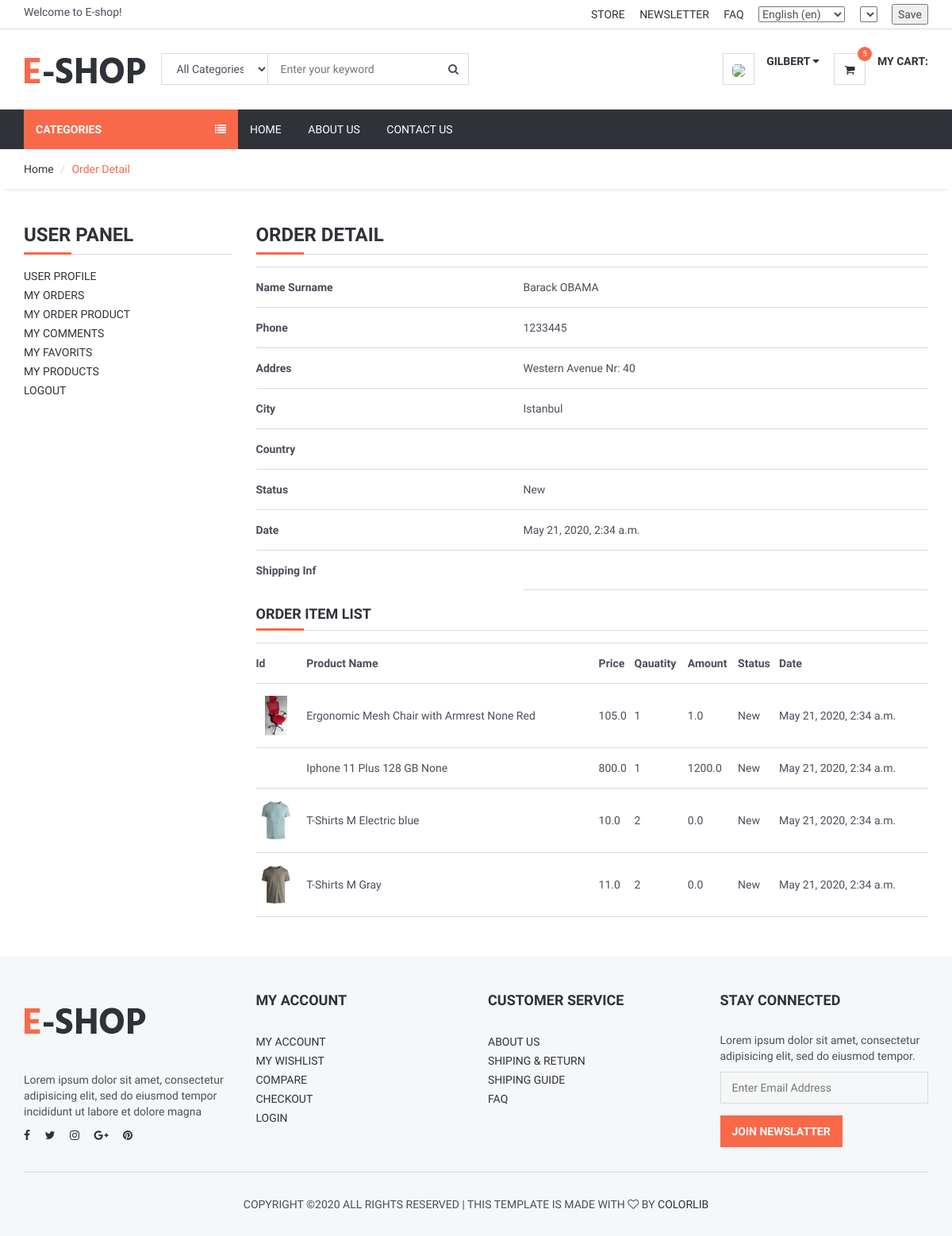
The page /user/orderdetail/7 (signed in) on the database its author committed.
### order/models.py (models this page shows, shortened)
class Order(models.Model):
    STATUS = (
        ('New', 'New'),
        ('Accepted', 'Accepted'),
        ('Preaparing', 'Preaparing'),
        ('OnShipping', 'OnShipping'),
        ('Completed', 'Completed'),
        ('Canceled', 'Canceled'),
    )
    user = models.ForeignKey(User, on_delete=models.SET_NULL, null=True)
    code = models.CharField(max_length=5, editable=False )
    first_name = models.CharField(max_length=10)
    last_name = models.CharField(max_length=10)
    phone = models.CharField(blank=True, max_length=20)
    address = models.CharField(blank=True, max_length=150)
    city = models.CharField(blank=True, max_length=20)
    country = models.CharField(blank=True, max_length=20)
    total = models.FloatField()
    status=models.CharField(max_length=10,choices=STATUS,default='New')
    ip = models.CharField(blank=True, max_length=20)
    adminnote = models.CharField(blank=True, max_length=100)
    create_at=models.DateTimeField(auto_now_add=True)
    update_at=models.DateTimeField(auto_now=True)

class OrderProduct(models.Model):
    STATUS = (
        ('New', 'New'),
        ('Accepted', 'Accepted'),
        ('Canceled', 'Canceled'),
    )
    order = models.ForeignKey(Order, on_delete=models.CASCADE)
    user = models.ForeignKey(User, on_delete=models.CASCADE)
    product = models.ForeignKey(Product, on_delete=models.CASCADE)
    variant = models.ForeignKey(Variants, on_delete=models.SET_NULL,blank=True, null=True) # relation with varinat
    quantity = models.IntegerField()
    price = models.FloatField()
    amount = models.FloatField()
    status = models.CharField(max_length=10, choices=STATUS, default='New')
    create_at = models.DateTimeField(auto_now_add=True)
    update_at = models.DateTimeField(auto_now=True)

### product/models.py (models this page shows, shortened)
class Variants(models.Model):
    title = models.CharField(max_length=100, blank=True,null=True)
    product = models.ForeignKey(Product, on_delete=models.CASCADE)
    color = models.ForeignKey(Color, on_delete=models.CASCADE,blank=True,null=True)
    size = models.ForeignKey(Size, on_delete=models.CASCADE,blank=True,null=True)
    image_id = models.IntegerField(blank=True,null=True,default=0)
    quantity = models.IntegerField(default=1)
    price = models.DecimalField(max_digits=12, decimal_places=2,default=0)
    def image(self):
        img = Images.objects.get(id=self.image_id)
        if img.id is not None:
             varimage=img.image.url
        else:
            varimage=""
        return varimage

class Images(models.Model):
    product=models.ForeignKey(Product,on_delete=models.CASCADE)
    title = models.CharField(max_length=50,blank=True)
    image = models.ImageField(blank=True, upload_to='images/')

class Product(models.Model):
    STATUS = (
        ('True', 'True'),
        ('False', 'False'),
    )
    VARIANTS = (
        ('None', 'None'),
        ('Size', 'Size'),
        ('Color', 'Color'),
        ('Size-Color', 'Size-Color'),
    )
    category = models.ForeignKey(Category, on_delete=models.CASCADE) #many to one relation with Category
    title = models.CharField(max_length=150)
    keywords = models.CharField(max_length=255)
    description = models.TextField(max_length=255)
    image=models.ImageField(upload_to='images/',null=False)
    price = models.DecimalField(max_digits=12, decimal_places=2,default=0)
    amount=models.IntegerField(default=0)
    minamount=models.IntegerField(default=3)
    variant=models.CharField(max_length=10,choices=VARIANTS, default='None')
    detail=RichTextUploadingField()
    slug = models.SlugField(null=False, unique=True)
    status=models.CharField(max_length=10,choices=STATUS)
    create_at=models.DateTimeField(auto_now_add=True)
    update_at=models.DateTimeField(auto_now=True)

class Color(models.Model):
    name = models.CharField(max_length=20)
    code = models.CharField(max_length=10, blank=True,null=True)
    def __str__(self):
        return self.name

class Size(models.Model):
    name = models.CharField(max_length=20)
    code = models.CharField(max_length=10, blank=True,null=True)
    def __str__(self):
        return self.name

### user/views.py (the view)
# urls.py: path('orderdetail/<int:id>', views.user_orderdetail, name='user_orderdetail'),
@login_required(login_url='/login') # Check login
def user_orderdetail(request,id):
    current_user = request.user
    order = Order.objects.get(user_id=current_user.id, id=id)
    orderitems = OrderProduct.objects.filter(order_id=id)
    context = {
        'order': order,
        'orderitems': orderitems,
    }
    return render(request, 'user_order_detail.html', context)

### user/templates/user_order_detail.html (shortened to what this page needs)
{% extends 'homebase.html' %}
{% block sidebar %} {% include 'sidebar.html' %} {% endblock %}
{% block body %}
    <div id="breadcrumb">
        <div class="container">
            <ul class="breadcrumb">
                <li><a href="/">Home</a></li>
                <li class="active">Order Detail</li>
            </ul>
        </div>
    </div>
    <div class="section">
        <div class="container">
            <div class="row">
                <div class="col-md-3">
                    {% include "user_panel.html" %}
                </div>
                <div class="col-md-9">
                    <div class="order-summary clearfix">
                        <div class="section-title">
                            <h3 class="title">Order Detail</h3>
                        </div>
                        <table class="shopping-cart-table table">
                            <tr>
                                <th class="text-left">Name Surname</th>
                                <td class="text-left">{{ order.first_name}} {{ order.last_name }} </td>
                            </tr>
                            <tr>
                                <th class="text-left">Phone</th>
                                <td class="text-left">{{ order.phone}}</td>
                            </tr>
                            <tr>
                                <th class="text-left">Addres</th>
                                <td class="text-left">{{ order.address}}</td>
                            </tr>
                            <tr>
                                <th class="text-left">City</th>
                                <td class="text-left">{{ order.city}}</td>
                            </tr>
                            <tr>
                                <th class="text-left">Country</th>
                                <td class="text-left">{{ order.country}}</td>
                            </tr>
                            <tr>
                                <th class="text-left">Status</th>
                                <td class="text-left">{{ order.status}}</td>
                            </tr>
                            <tr>
                                <th class="text-left">Date</th>
                                <td class="text-left">{{ order.create_at}}</td>
                            </tr>
                            <th class="text-left">Shipping Inf</th>
                            <td class="text-left">{{ order.adminnote}}</td>
                        </table>
                        <div class="section-title">
                            <h4 class="title">Order Item List</h4>
                        </div>
                        <table class="shopping-cart-table table">
                            <tr>
                                <th class="text-left">Id </th>
                                <th class="text-left">Product Name </th>
                                <th class="text-left">Price </th>
                                <th class="text-left">Qauatity </th>
                                <th class="text-left">Amount </th>
                                <th class="text-left">Status </th>
                                <th class="text-left">Date </th>
                            </tr>
                            {% for rs in orderitems %}
                                <tr>
                                    <td class="text-left">
                                        <a href="/product/{{ rs.product_id }}/{{ rs.product.slug }}">
                                            {% if rs.variant.image_id > 0 %}
                                                <img src="{{rs.variant.image }}" alt="" style="height: 50px">
                                            {% else %}
                                                <img src="{{rs.product.image.url}}" alt="" style="height: 50px">
                                            {% endif %}
                                        </a>
                                    </td>
                                    <td class="text-left">{{ rs.product.title}} {{ rs.variant.size }}   {{ rs.variant.color }}</td>
                                    <td class="text-left">{{ rs.price}} </td>
                                    <td class="text-left">{{ rs.quantity}} </td>
                                    <td class="text-left">{{ rs.amount}} </td>
                                    <td class="text-left">{{ rs.status}} </td>
                                    <td class="text-left">{{ rs.create_at}} </td>
                                </tr>
                            {% endfor %}
                        </table>
                    </div>
                </div>
            </div>
        </div>
    </div>
{% endblock %}

### home/templates/header.html (shortened to what this page needs)
{% load static %}
{% load i18n %}
{% load currency %}
<header>
    <div id="top-header">
        <div class="container">
            <div class="pull-left">
                <span>{% trans "Welcome to E-shop!" %}</span>
            </div>
            <div class="pull-right">
                <ul class="header-top-links">
                    <li><a href="#">{% trans "Store" %}</a></li>
                    <li><a href="#">{% trans "Newsletter" %}</a></li>
                    <li><a href="{% url 'faq' %}">{% trans "FAQ" %}</a></li>
                    <li class="dropdown default-dropdown">
                        <form action="{% url 'selectlanguage' %}" method="post">{% csrf_token %}
                            <select name="language" onchange="submit()" >
                                {% get_current_language as LANGUAGE_CODE %}
                                {% get_available_languages as LANGUAGES %}
                                {% get_language_info_list for LANGUAGES as languages %}
                                {% for language in languages %}
                                    <option value="{{ language.code }}"{% if language.code == LANGUAGE_CODE %} selected{% endif %}>
                                        {{ language.name_local }} ({{ language.code }})
                                    </option>
                                {% endfor %}
                            </select>
                        </form>
                    </li>
                    <li class="dropdown default-dropdown">
                        <form id="currency_switcher" method="POST" action="{% url 'selectcurrency' %}">
                            <select name="currency" onchange="submit()" >
                            </select>
                        </form>
                    </li>
                    <li class="dropdown default-dropdown">
                        <form id="currency_switcher" method="POST" action="{% url 'savelangcur' %}">
                            <input type="submit" value="Save" />
                        </form>
                    </li>
                </ul>
            </div>
        </div>
    </div>
    <div id="header">
        <div class="container">
            <div class="pull-left">
                <div class="header-logo">
                    <a class="logo" href="{% url 'home' %}">
                        <img src="{% static '' %}img/logo.png" alt="">
                    </a>
                </div>
                <div class="header-search">
                    <form action="/search/" method="post">
                        <input id="query" name="query" class="input search-input" type="text" placeholder="Enter your keyword">
                        <select name="catid"  class="input search-categories">
                            <option value="0">{% trans "All Categories" %}</option>
                        </select>
                        <button class="search-btn"><i class="fa fa-search"></i></button>
                    </form>
                </div>
            </div>
            <div class="pull-right" >
                <ul class="header-btns">
                    <li class="header-account dropdown default-dropdown">
                        {% if user.id is not None %}
                            <div class="dropdown-toggle" role="button" data-toggle="dropdown" aria-expanded="true">
                                <div class="header-btns-icon">
                                    <img src="{{ request.session.userimage }}" style="height: 40px; border-radius: 30%">
                                </div>
                                <strong class="text-uppercase">{{ user.first_name }} <i class="fa fa-caret-down"></i></strong>
                            </div>
                        {% else %}
                            <a href="{% url 'login' %}" class="text-uppercase">Login</a> / <a href="{% url 'signup' %}" class="text-uppercase">Sign Up</a>
                        {% endif %}
                    </li>
                    <li class="header-cart dropdown default-dropdown">
                        <a href="{% url 'shopcart'%}" >
                            <div class="header-btns-icon">
                                <i class="fa fa-shopping-cart"></i>
                                {% load myapptags %}
                                {% shopcartcount user.id as count %}
                                <span class="qty">{{ count }}</span>
                            </div>
                            <strong class="text-uppercase">{% trans "My Cart:" %}</strong>
                            <br>
                        </a>
                    </li>
                </ul>
            </div>
        </div>
    </div>
</header>

### rows shown on the page
Order: first_name "Barack", last_name "OBAMA", phone "1233445", address "Western Avenue Nr: 40", city "Istanbul", status "New", create_at "May 21, 2020, 2:34 a.m."
OrderProduct: variant.image (picture), product "Ergonomic Mesh Chair with Armrest", variant.size "None", variant.color "Red", price "105.0", quantity "1", amount "1.0", status "New", create_at "May 21, 2020, 2:34 a.m."
OrderProduct: product "Iphone 11 Plus", variant.size "128 GB", variant.color "None", price "800.0", quantity "1", amount "1200.0", status "New", create_at "May 21, 2020, 2:34 a.m."
OrderProduct: variant.image (picture), product "T-Shirts", variant.size "M", variant.color "Electric blue", price "10.0", quantity "2", amount "0.0", status "New", create_at "May 21, 2020, 2:34 a.m."
OrderProduct: variant.image (picture), product "T-Shirts", variant.size "M", variant.color "Gray", price "11.0", quantity "2", amount "0.0", status "New", create_at "May 21, 2020, 2:34 a.m."

### other values the page prints
{{ user.first_name }} "GILBERT"
{{ count }} "5"
form field language "English (en)"
